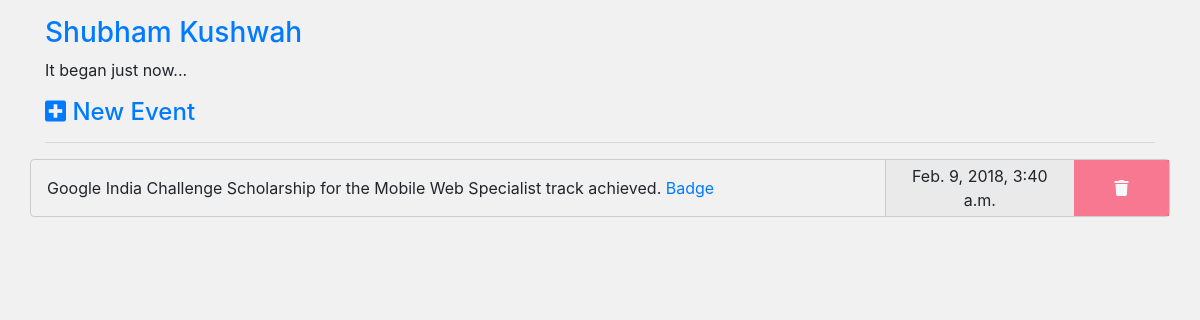
Before: / with the older database file.
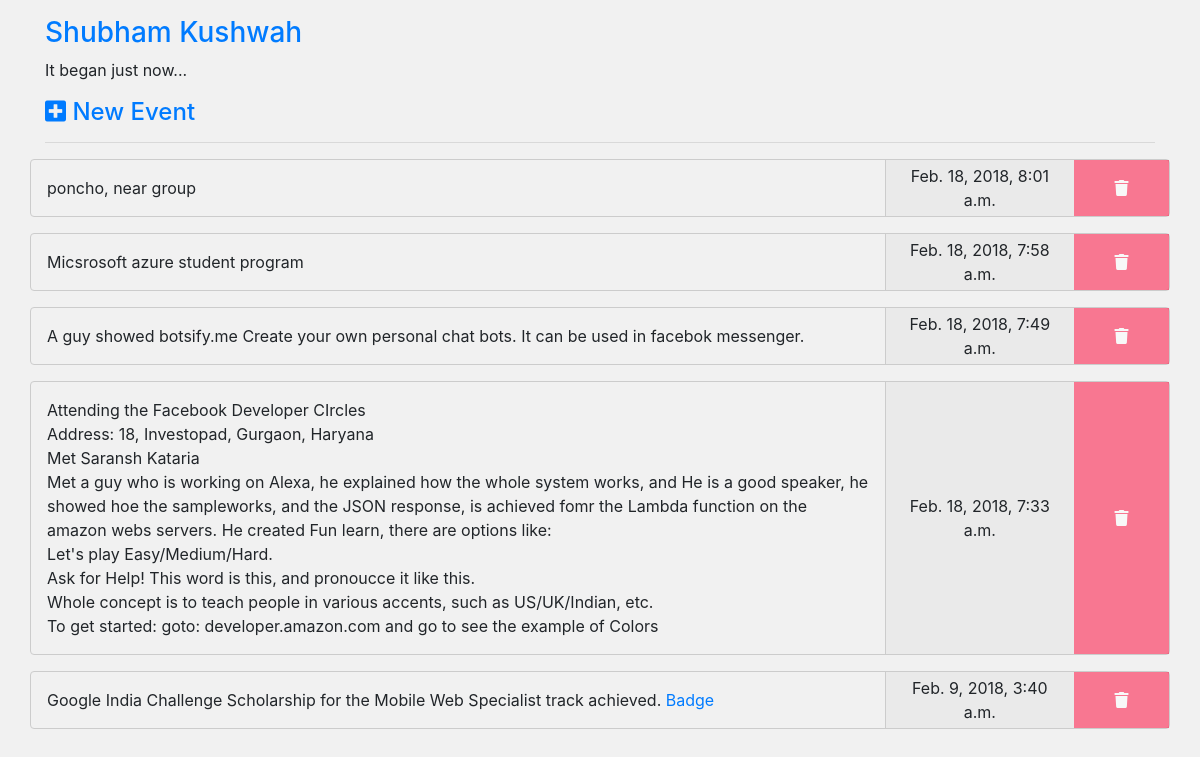
After: the same page with the newer database file.
### home/models.py (models this page shows, shortened)
class Event(models.Model):
    desc = models.TextField(max_length=2000, blank=False, null=False)
    timestamp = models.DateTimeField(auto_now=True)
    class Meta:
        ordering = ['-timestamp']

### home/views.py (the view)
# urls.py: url(r'^$', HomeView.as_view(), name='home'),
class HomeView(CreateView):
    form_class = EventForm
    template_name = 'home/home.html'
    def get_context_data(self, *args, **kwargs):
        context = super(HomeView, self).get_context_data(*args, **kwargs)
        qs = Event.objects.all()
        context['object_list'] = qs
        return context

### home/templates/home/home.html
{% extends 'base.html' %}
{% block content %}
    {% for obj in object_list %}
        {% include 'home/snippets/event-card.html' with obj=obj %}
    {% endfor %}
{% endblock %}

### home/templates/base.html (shortened to what this page needs)
<!DOCTYPE html>
<html lang="en">
<head>
    <link rel="stylesheet" href="https://maxcdn.bootstrapcdn.com/bootstrap/4.0.0/css/bootstrap.min.css"
>
    <link href="https://use.fontawesome.com/releases/v5.0.6/css/all.css" rel="stylesheet">
    {% load staticfiles %}
    <link rel="stylesheet" href="{% static 'home/css/style-base.css' %}">
</head>
<body>
<div class="container" style="margin-top: 1rem;">
    <h3><a href="/admin/">Shubham Kushwah</a></h3>
    <p>It began just now...</p>
    <h4><a data-toggle="modal" data-target="#modal-create" href="#"><i class="fas fa-plus-square"></i> New Event</a></h4>
    <hr/>
    {% block content %}
    {% endblock %}
</div>
</body>
</html>

### home/templates/home/snippets/event-card.html
<div class="event-card row">
    <div class="content-in-card col-9">
        {{ obj.desc | safe }}
    </div>
    <div class="time-part col-2" onclick="location.href='http://localhost:8000/admin/home/event/{{ obj.id }}/change/'">
        <span class="time-span">{{ obj.timestamp }}</span>
    </div>
    <div class="col-1 del-box" onclick="location.href='{{ obj.id }}/delete/'">
        <a class="del-link" href="{{ obj.id }}/delete/"><i class="fas fa-trash"></i></a>
    </div>
</div>

### home/static/home/css/style-base.css (style rules this page uses)
body, html { width: 100%; height: 100%; background-color: #f1f1f1; }
.event-card { border: 1px solid #cccccc; border-radius: 4px; margin-bottom: 1rem; transition: all .2s; }
.content-in-card { padding: 1rem; }
.time-part { min-height: 40px; background-color: #eaeaea; border-left: 1px solid #cccccc; display: flex; align-items: center; }
.time-span { width: 100%; text-align: center; }
.del-box { display: flex; background-color: #ff0033; opacity: 0.5; align-items: center; transition: all .2s; }
.del-link { color: #ffffff; width: 100%; text-align: center; }

Changed rows visible on the page:
added Event: desc "poncho, near group", timestamp "Feb. 18, 2018, 8:01 a.m."
added Event: desc "Micsrosoft azure student program", timestamp "Feb. 18, 2018, 7:58 a.m."
added Event: desc "A guy showed botsify.me Create your own personal chat bots. It can be used in facebok messenger.", timestamp "Feb. 18, 2018, 7:49 a.m."
added Event: desc "Attending the Facebook Developer CIrcles Address: 18, Investopad, Gurgaon, Haryana Met Saransh Kataria Met a guy who is working on Alexa, he explained how the whole system works, and He is a good speaker, he showed hoe the sampleworks, and the JSON response, is achieved fomr the Lambda function on the amazon webs servers. He created Fun learn, there are options like: Let's play Easy/Medium/Hard. Ask for Help! This word is this, and pronoucce it like this. Whole concept is to teach people in various accents, such as US/UK/Indian, etc. To get started: goto: developer.amazon.com and go to see the example of Colors", timestamp "Feb. 18, 2018, 7:33 a.m."
